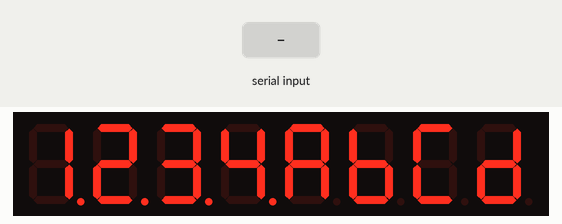
Simulated run of this sketch. Board: Arduino Uno, built with avr-gcc and run on an emulated ATmega328P. Parts: 8-digit seven-segment display. Inputs (shaded band) come from the test bench.

Above: at 1.2 s.
1.3 s: "90,45\n" received over Serial
At 2.3 s:
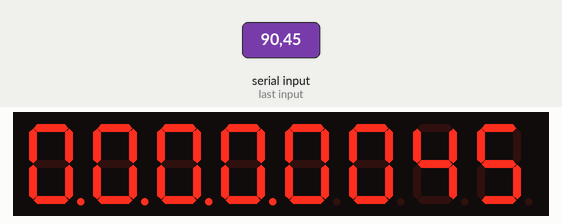
2.8 s: "30,150\n" received over Serial
At 3.6 s:
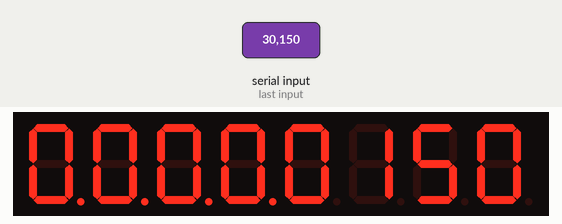
Timing chart, 0 to 5.8 s (numbered marks = the images above; inputs shaded):
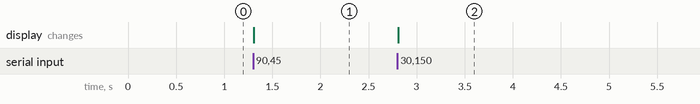

The sketch:

eightsegtermdue.ino
```cpp
#include <TM1638.h>
TM1638 module(9, 8, 10);
byte oldkeys = 0;

void setup() {
  // put your setup code here, to run once:
  Serial.begin(9600);
  //Serial.setTimeout(0);
  module.setDisplayToHexNumber(0x1234ABCD, 0xF0);
}

void loop() {
  byte keys = module.getButtons();
  if (keys != oldkeys)
  {
    if (keys & 128)
      Serial.println("eight");
    if (keys & 64)
      Serial.println("seven");
    if (keys & 32)
      Serial.println("six");
    if (keys & 16)
      Serial.println("five");
    if (keys & 8)
      Serial.println("four");
    if (keys & 4)
      Serial.println("three");
    if (keys & 2)
    {
      Serial.write(0x1b);
      Serial.write(0x5b);
      Serial.write('B');
      //Serial.println("two");
    }
    if (keys & 1)
    {
      Serial.write(0x1b);
      Serial.write(0x5b);
      Serial.write('A');
      //Serial.println("one");
    }
    //Serial.println(String(keys));
  }
  // put your main code here, to run repeatedly:
  while (Serial.available() > 0) {
    //String i = Serial.readStringUntil('\n');
    int x = Serial.parseInt();
    if (x!=0)
      module.setDisplayToDecNumber(x, 0xF0);
    //Serial.println(i);
  }
  oldkeys = keys;
}
```

Measured:
- after the input at 1.3 s, the display: changes at once (image 1)
- after the input at 2.8 s, the display: changes at once (image 2)
